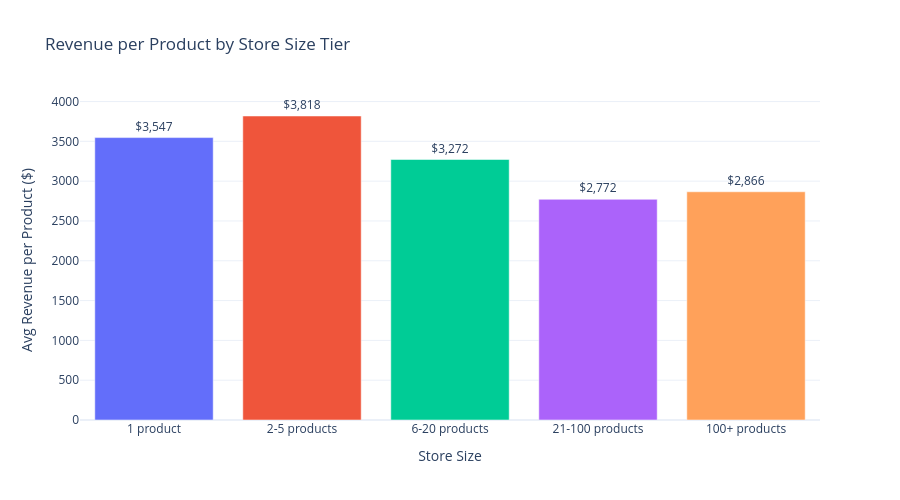

Source (notebook cell):
### Markdown cell above
### 6.2 — Size Tier Performance Comparison

### Code cell
metrics = ['avg_rev_per_product', 'avg_rating', 'avg_products']
metric_labels = ['Revenue per Product ($)', 'Avg Rating', 'Avg Products']

tier_norm = tier_stats.copy()

fig = go.Figure()
for _, row in tier_stats.iterrows():
    fig.add_trace(go.Bar(
        x=[row['size_tier']],
        y=[row['avg_rev_per_product']],
        text=[f'${row["avg_rev_per_product"]:,.0f}'],
        textposition='outside',
        name=str(row['size_tier'])
    ))

fig.update_layout(
    title='Revenue per Product by Store Size Tier',
    xaxis_title='Store Size',
    yaxis_title='Avg Revenue per Product ($)',
    template=TEMPLATE, height=500, showlegend=False
)
save_chart(fig, '08_size_tier_performance')
fig.show()

### Figure 1 — Plotly figure (JSON) as saved in the notebook; plotly's stock layout.template omitted (floating-point values rounded to 4 significant figures)
{"data": [{"name": "1 product", "text": ["$3,547"], "textposition": "outside", "type": "bar", "x": ["1 product"], "y": [3547.0]}, {"name": "2-5 products", "text": ["$3,818"], "textposition": "outside", "type": "bar", "x": ["2-5 products"], "y": [3818.0]}, {"name": "6-20 products", "text": ["$3,272"], "textposition": "outside", "type": "bar", "x": ["6-20 products"], "y": [3272.0]}, {"name": "21-100 products", "text": ["$2,772"], "textposition": "outside", "type": "bar", "x": ["21-100 products"], "y": [2772.0]}, {"name": "100+ products", "text": ["$2,866"], "textposition": "outside", "type": "bar", "x": ["100+ products"], "y": [2866.0]}], "layout": {"height": 500, "showlegend": false, "title": {"text": "Revenue per Product by Store Size Tier"}, "xaxis": {"title": {"text": "Store Size"}}, "yaxis": {"title": {"text": "Avg Revenue per Product ($)"}}}}
